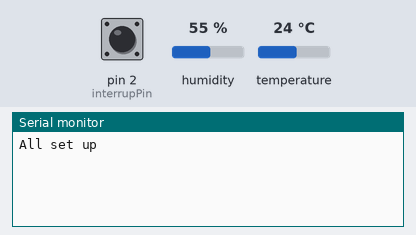
The sketch below on a simulated Arduino Uno, built with avr-gcc and run on an emulated ATmega328P. Parts: the last lines printed to the serial monitor. The inputs (shaded band) are chosen by the test bench; at power-on: pin 2 (interrupPin) HIGH, humidity 55 %, temperature 24 °C. Sleep ends after the set time or at an interrupt.

Above: at 1.2 s.
1.3 s: pin 2 (interrupPin) pulled LOW for 3 s
At 4.0 s:
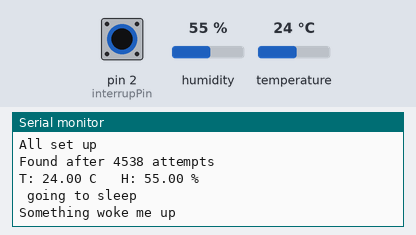
5.8 s: humidity set to 22 %
At 6.9 s:
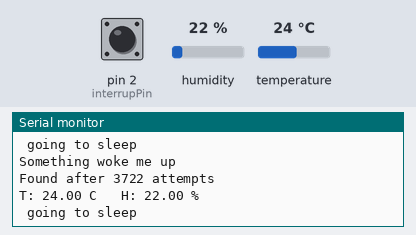
10.3 s: pin 2 (interrupPin) pulled LOW for 3 s
At 11.6 s:
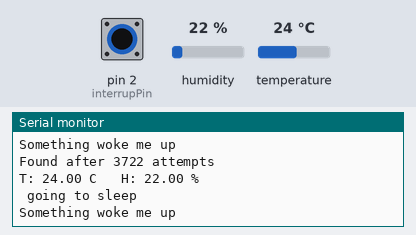

The sketch:

555_interrupt.ino
```cpp
#include <dht_nonblocking.h>
#include <LowPower.h>
#include <avr/sleep.h>
#define DHT_SENSOR_TYPE DHT_TYPE_11

static const int DHT_SENSOR_PIN = 7;
DHT_nonblocking dht_sensor( DHT_SENSOR_PIN, DHT_SENSOR_TYPE );

#define interrupPin 2 // pin to receive the interrupt signal
#define DHT_POWER_PIN 6 // this is to power the device using an Arduino pin. That way, the device will go off when Arduino is sleeping

float temperature;
float humidity;

void setup() {
  Serial.begin(9600);
  // put your setup code here, to run once:
  pinMode(DHT_POWER_PIN, OUTPUT);
  pinMode(interrupPin, INPUT_PULLUP);

  //digitalWrite(DHT_POWER_PIN,HIGH);
  set_sleep_mode (SLEEP_MODE_PWR_DOWN);
  Serial.println("All set up");
}

/*
 * Poll for a measurement, keeping the state machine alive.  Returns
 * true if a measurement is available.
 */
static bool measure_environment( float *temperature, float *humidity )
{
  static unsigned long measurement_timestamp = millis( );

  /* Measure once every four seconds. */
  if( millis( ) - measurement_timestamp > 3000ul )
  {
    if( dht_sensor.measure( temperature, humidity ) == true )
    {
      measurement_timestamp = millis( );
      return( true );
    }
  }

  return( false );
}

bool read100TimesOrReady() {
  bool ret = false;
  int i;
  for (i=0; i< 10000; i++) {
    if (measure_environment( &temperature, &humidity ) == true) {
      ret = true;
      break;
    } else {
      i++;
    }
  }
  if(ret == true) {
    Serial.print("Found after ");
    Serial.print(i);
    Serial.println(" attempts");
  }
  return ret;
}

void wakeUp() {
  Serial.println("Something woke me up");
  sleep_disable();
  detachInterrupt(digitalPinToInterrupt(interrupPin));
}

void goingToSleep() {
  attachInterrupt(digitalPinToInterrupt(interrupPin), wakeUp, LOW);
  digitalWrite(LED_BUILTIN,LOW);
  sleep_enable();
  sleep_cpu();

  //LowPower.powerDown(SLEEP_8S, ADC_OFF, BOD_OFF);
}
void loop() {
  //first power the device
  // wait it to get stable for x seconds
  digitalWrite(DHT_POWER_PIN,HIGH);
  digitalWrite(LED_BUILTIN,HIGH);
  if (read100TimesOrReady() == true) {
    Serial.print("T: ");
    Serial.print(temperature);
    Serial.print(" C");
    Serial.print("   H: ");
    Serial.print(humidity);
    Serial.println(" %");
    digitalWrite(DHT_POWER_PIN,LOW);
    Serial.println(" going to sleep");
    delay(100);
    //set some time to update stuff in the serial monitor
    goingToSleep();
  }
}
```

Measured:
- after the input at 1.3 s, the serial monitor: prints a new line after 1.8 s (image 1)
- after the input at 5.8 s, the serial monitor: prints a new line after 0.23 s (image 2)
- after the input at 10.3 s, the serial monitor: prints a new line at once (image 3)
